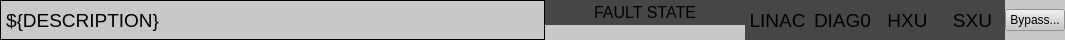
<?xml version="1.0" encoding="UTF-8"?>
<ui version="4.0">
 <class>Form</class>
 <widget class="QWidget" name="Form">
  <property name="geometry">
   <rect>
    <x>0</x>
    <y>0</y>
    <width>1065</width>
    <height>40</height>
   </rect>
  </property>
  <property name="minimumSize">
   <size>
    <width>0</width>
    <height>40</height>
   </size>
  </property>
  <property name="windowTitle">
   <string>Form</string>
  </property>
  <property name="styleSheet">
   <string notr="true">background-color: rgb(200, 200, 200);</string>
  </property>
  <layout class="QHBoxLayout" name="horizontalLayout">
   <property name="spacing">
    <number>0</number>
   </property>
   <property name="leftMargin">
    <number>0</number>
   </property>
   <property name="topMargin">
    <number>0</number>
   </property>
   <property name="rightMargin">
    <number>0</number>
   </property>
   <property name="bottomMargin">
    <number>0</number>
   </property>
   <item>
    <widget class="PyDMLabel" name="PyDMLabel_6">
     <property name="minimumSize">
      <size>
       <width>545</width>
       <height>0</height>
      </size>
     </property>
     <property name="font">
      <font>
       <pointsize>14</pointsize>
      </font>
     </property>
     <property name="toolTip">
      <string/>
     </property>
     <property name="frameShape">
      <enum>QFrame::Box</enum>
     </property>
     <property name="text">
      <string>${DESCRIPTION}</string>
     </property>
     <property name="rules" stdset="0">
      <string>[{&quot;channels&quot;: [{&quot;trigger&quot;: true, &quot;channel&quot;: &quot;ca://${FLT}_IGNORED.RVAL&quot;}], &quot;property&quot;: &quot;Opacity&quot;, &quot;expression&quot;: &quot;.25 if(ch[0]) else 1&quot;, &quot;name&quot;: &quot;Ignored&quot;, &quot;initial_value&quot;: &quot;&quot;}]</string>
     </property>
    </widget>
   </item>
   <item>
    <widget class="QFrame" name="frame">
     <property name="sizePolicy">
      <sizepolicy hsizetype="Preferred" vsizetype="Preferred">
       <horstretch>0</horstretch>
       <verstretch>0</verstretch>
      </sizepolicy>
     </property>
     <property name="minimumSize">
      <size>
       <width>200</width>
       <height>0</height>
      </size>
     </property>
     <property name="maximumSize">
      <size>
       <width>200</width>
       <height>16777215</height>
      </size>
     </property>
     <property name="frameShape">
      <enum>QFrame::NoFrame</enum>
     </property>
     <property name="frameShadow">
      <enum>QFrame::Plain</enum>
     </property>
     <layout class="QVBoxLayout" name="verticalLayout">
      <property name="spacing">
       <number>0</number>
      </property>
      <property name="leftMargin">
       <number>0</number>
      </property>
      <property name="topMargin">
       <number>0</number>
      </property>
      <property name="rightMargin">
       <number>0</number>
      </property>
      <property name="bottomMargin">
       <number>0</number>
      </property>
      <item>
       <widget class="PyDMLabel" name="PyDMLabel_5">
        <property name="minimumSize">
         <size>
          <width>0</width>
          <height>0</height>
         </size>
        </property>
        <property name="maximumSize">
         <size>
          <width>11111</width>
          <height>16777215</height>
         </size>
        </property>
        <property name="font">
         <font>
          <pointsize>12</pointsize>
         </font>
        </property>
        <property name="toolTip">
         <string/>
        </property>
        <property name="styleSheet">
         <string notr="true">background-color: rgb(70, 70, 70);</string>
        </property>
        <property name="text">
         <string>FAULT STATE</string>
        </property>
        <property name="alignment">
         <set>Qt::AlignCenter</set>
        </property>
        <property name="wordWrap">
         <bool>true</bool>
        </property>
        <property name="rules" stdset="0">
         <string>[{&quot;channels&quot;: [{&quot;trigger&quot;: true, &quot;channel&quot;: &quot;ca://${FLT}_IGNORED.RVAL&quot;}], &quot;property&quot;: &quot;Opacity&quot;, &quot;expression&quot;: &quot;.8 if(ch[0]) else 1&quot;, &quot;name&quot;: &quot;Ignored&quot;, &quot;initial_value&quot;: &quot;&quot;}]</string>
        </property>
        <property name="precisionFromPV" stdset="0">
         <bool>true</bool>
        </property>
        <property name="alarmSensitiveContent" stdset="0">
         <bool>true</bool>
        </property>
        <property name="alarmSensitiveBorder" stdset="0">
         <bool>false</bool>
        </property>
        <property name="channel" stdset="0">
         <string>ca://${FLT}_SCMPSC</string>
        </property>
       </widget>
      </item>
      <item>
       <widget class="PyDMByteIndicator" name="PyDMByteIndicator">
        <property name="maximumSize">
         <size>
          <width>16777215</width>
          <height>15</height>
         </size>
        </property>
        <property name="toolTip">
         <string/>
        </property>
        <property name="rules" stdset="0">
         <string>[{&quot;channels&quot;: [{&quot;trigger&quot;: true, &quot;channel&quot;: &quot;ca://${FLT}&quot;}], &quot;property&quot;: &quot;Visible&quot;, &quot;expression&quot;: &quot;${VIS}&quot;, &quot;name&quot;: &quot;Hidden&quot;, &quot;initial_value&quot;: &quot;&quot;}, {&quot;channels&quot;: [{&quot;trigger&quot;: true, &quot;channel&quot;: &quot;ca://${FLT}_IGNORED.RVAL&quot;}], &quot;property&quot;: &quot;Opacity&quot;, &quot;expression&quot;: &quot;.25 if(ch[0]) else 1&quot;, &quot;name&quot;: &quot;Ignored&quot;, &quot;initial_value&quot;: &quot;&quot;}]</string>
        </property>
        <property name="channel" stdset="0">
         <string>ca://${FLT}</string>
        </property>
        <property name="onColor" stdset="0">
         <color>
          <red>255</red>
          <green>0</green>
          <blue>0</blue>
         </color>
        </property>
        <property name="orientation" stdset="0">
         <enum>Qt::Horizontal</enum>
        </property>
        <property name="showLabels" stdset="0">
         <bool>false</bool>
        </property>
        <property name="numBits" stdset="0">
         <number>8</number>
        </property>
       </widget>
      </item>
     </layout>
    </widget>
   </item>
   <item>
    <widget class="PyDMLabel" name="PyDMLabel_4">
     <property name="maximumSize">
      <size>
       <width>65</width>
       <height>16777215</height>
      </size>
     </property>
     <property name="font">
      <font>
       <pointsize>14</pointsize>
      </font>
     </property>
     <property name="toolTip">
      <string/>
     </property>
     <property name="styleSheet">
      <string notr="true">background-color: rgb(70, 70, 70);</string>
     </property>
     <property name="text">
      <string>LINAC</string>
     </property>
     <property name="alignment">
      <set>Qt::AlignCenter</set>
     </property>
     <property name="rules" stdset="0">
      <string>[{&quot;channels&quot;: [{&quot;trigger&quot;: true, &quot;channel&quot;: &quot;ca://${FLT}_IGNORED.RVAL&quot;}], &quot;property&quot;: &quot;Opacity&quot;, &quot;expression&quot;: &quot;.8 if(ch[0]) else 1&quot;, &quot;name&quot;: &quot;New Rule&quot;, &quot;initial_value&quot;: &quot;&quot;}]</string>
     </property>
     <property name="precisionFromPV" stdset="0">
      <bool>true</bool>
     </property>
     <property name="alarmSensitiveContent" stdset="0">
      <bool>true</bool>
     </property>
     <property name="alarmSensitiveBorder" stdset="0">
      <bool>false</bool>
     </property>
     <property name="channel" stdset="0">
      <string>ca://${FLT}_LINAC_STATE</string>
     </property>
    </widget>
   </item>
   <item>
    <widget class="PyDMLabel" name="PyDMLabel_3">
     <property name="maximumSize">
      <size>
       <width>65</width>
       <height>16777215</height>
      </size>
     </property>
     <property name="font">
      <font>
       <pointsize>14</pointsize>
      </font>
     </property>
     <property name="toolTip">
      <string/>
     </property>
     <property name="styleSheet">
      <string notr="true">background-color: rgb(70, 70, 70);</string>
     </property>
     <property name="text">
      <string>DIAG0</string>
     </property>
     <property name="alignment">
      <set>Qt::AlignCenter</set>
     </property>
     <property name="rules" stdset="0">
      <string>[{&quot;channels&quot;: [{&quot;trigger&quot;: true, &quot;channel&quot;: &quot;ca://${FLT}_IGNORED.RVAL&quot;}], &quot;property&quot;: &quot;Opacity&quot;, &quot;expression&quot;: &quot;.8 if(ch[0]) else 1&quot;, &quot;name&quot;: &quot;New Rule&quot;, &quot;initial_value&quot;: &quot;&quot;}]</string>
     </property>
     <property name="precisionFromPV" stdset="0">
      <bool>true</bool>
     </property>
     <property name="alarmSensitiveContent" stdset="0">
      <bool>true</bool>
     </property>
     <property name="alarmSensitiveBorder" stdset="0">
      <bool>false</bool>
     </property>
     <property name="channel" stdset="0">
      <string>ca://${FLT}_DIAG0_STATE</string>
     </property>
    </widget>
   </item>
   <item>
    <widget class="PyDMLabel" name="PyDMLabel_2">
     <property name="maximumSize">
      <size>
       <width>65</width>
       <height>16777215</height>
      </size>
     </property>
     <property name="font">
      <font>
       <pointsize>14</pointsize>
      </font>
     </property>
     <property name="toolTip">
      <string/>
     </property>
     <property name="styleSheet">
      <string notr="true">background-color: rgb(70, 70, 70);</string>
     </property>
     <property name="text">
      <string>HXU</string>
     </property>
     <property name="alignment">
      <set>Qt::AlignCenter</set>
     </property>
     <property name="rules" stdset="0">
      <string>[{&quot;channels&quot;: [{&quot;trigger&quot;: true, &quot;channel&quot;: &quot;ca://${FLT}_IGNORED.RVAL&quot;}], &quot;property&quot;: &quot;Opacity&quot;, &quot;expression&quot;: &quot;.8 if(ch[0]) else 1&quot;, &quot;name&quot;: &quot;New Rule&quot;, &quot;initial_value&quot;: &quot;&quot;}]</string>
     </property>
     <property name="precisionFromPV" stdset="0">
      <bool>true</bool>
     </property>
     <property name="alarmSensitiveContent" stdset="0">
      <bool>true</bool>
     </property>
     <property name="alarmSensitiveBorder" stdset="0">
      <bool>false</bool>
     </property>
     <property name="channel" stdset="0">
      <string>ca://${FLT}_HXU_STATE</string>
     </property>
    </widget>
   </item>
   <item>
    <widget class="PyDMLabel" name="PyDMLabel">
     <property name="maximumSize">
      <size>
       <width>65</width>
       <height>16777215</height>
      </size>
     </property>
     <property name="font">
      <font>
       <pointsize>14</pointsize>
      </font>
     </property>
     <property name="toolTip">
      <string/>
     </property>
     <property name="styleSheet">
      <string notr="true">background-color: rgb(70, 70, 70);</string>
     </property>
     <property name="text">
      <string>SXU</string>
     </property>
     <property name="alignment">
      <set>Qt::AlignCenter</set>
     </property>
     <property name="rules" stdset="0">
      <string>[{&quot;channels&quot;: [{&quot;trigger&quot;: true, &quot;channel&quot;: &quot;ca://${FLT}_IGNORED.RVAL&quot;}], &quot;property&quot;: &quot;Opacity&quot;, &quot;expression&quot;: &quot;.8 if(ch[0]) else 1&quot;, &quot;name&quot;: &quot;New Rule&quot;, &quot;initial_value&quot;: &quot;&quot;}]</string>
     </property>
     <property name="precisionFromPV" stdset="0">
      <bool>true</bool>
     </property>
     <property name="alarmSensitiveContent" stdset="0">
      <bool>true</bool>
     </property>
     <property name="alarmSensitiveBorder" stdset="0">
      <bool>false</bool>
     </property>
     <property name="channel" stdset="0">
      <string>ca://${FLT}_SXU_STATE</string>
     </property>
    </widget>
   </item>
   <item>
    <widget class="PyDMRelatedDisplayButton" name="PyDMRelatedDisplayButton">
     <property name="maximumSize">
      <size>
       <width>60</width>
       <height>16777215</height>
      </size>
     </property>
     <property name="toolTip">
      <string/>
     </property>
     <property name="text">
      <string>Bypass...</string>
     </property>
     <property name="filenames" stdset="0">
      <stringlist>
       <string>mps_bypass.ui</string>
      </stringlist>
     </property>
     <property name="showIcon" stdset="0">
      <bool>false</bool>
     </property>
     <property name="macros" stdset="0">
      <stringlist>
       <string>{&quot;DEVICE_BYP&quot;:&quot;${FLT}&quot;}</string>
      </stringlist>
     </property>
     <property name="openInNewWindow" stdset="0">
      <bool>true</bool>
     </property>
    </widget>
   </item>
  </layout>
 </widget>
 <customwidgets>
  <customwidget>
   <class>PyDMLabel</class>
   <extends>QLabel</extends>
   <header>pydm.widgets.label</header>
  </customwidget>
  <customwidget>
   <class>PyDMRelatedDisplayButton</class>
   <extends>QPushButton</extends>
   <header>pydm.widgets.related_display_button</header>
  </customwidget>
  <customwidget>
   <class>PyDMByteIndicator</class>
   <extends>QWidget</extends>
   <header>pydm.widgets.byte</header>
  </customwidget>
 </customwidgets>
 <resources/>
 <connections/>
</ui>
